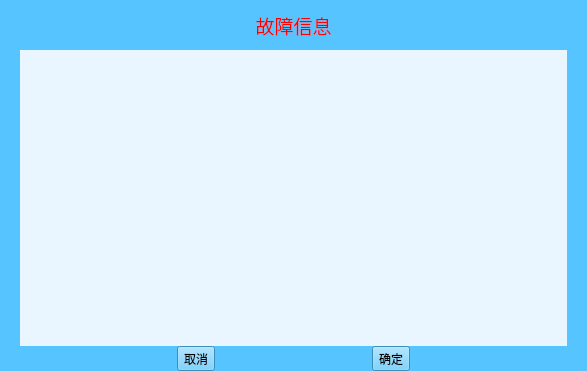
<?xml version="1.0" encoding="UTF-8"?>
<ui version="4.0">
 <class>FaultDialog</class>
 <widget class="QWidget" name="FaultDialog">
  <property name="geometry">
   <rect>
    <x>0</x>
    <y>0</y>
    <width>587</width>
    <height>371</height>
   </rect>
  </property>
  <property name="windowTitle">
   <string>Form</string>
  </property>
  <property name="styleSheet">
   <string notr="true">background-color: rgb(86, 197, 255);</string>
  </property>
  <layout class="QGridLayout" name="gridLayout">
   <property name="margin">
    <number>0</number>
   </property>
   <property name="spacing">
    <number>0</number>
   </property>
   <item row="1" column="2" colspan="5">
    <widget class="QTableView" name="tableView">
     <property name="sizePolicy">
      <sizepolicy hsizetype="Expanding" vsizetype="Expanding">
       <horstretch>0</horstretch>
       <verstretch>0</verstretch>
      </sizepolicy>
     </property>
     <property name="focusPolicy">
      <enum>Qt::NoFocus</enum>
     </property>
     <property name="styleSheet">
      <string notr="true">background:rgb(233,245,255);alternate-background-color: rgb(209,234,255);</string>
     </property>
     <property name="frameShape">
      <enum>QFrame::NoFrame</enum>
     </property>
     <property name="frameShadow">
      <enum>QFrame::Plain</enum>
     </property>
     <property name="editTriggers">
      <set>QAbstractItemView::NoEditTriggers</set>
     </property>
     <property name="alternatingRowColors">
      <bool>true</bool>
     </property>
     <property name="textElideMode">
      <enum>Qt::ElideNone</enum>
     </property>
     <attribute name="horizontalHeaderVisible">
      <bool>false</bool>
     </attribute>
     <attribute name="verticalHeaderVisible">
      <bool>false</bool>
     </attribute>
    </widget>
   </item>
   <item row="2" column="5">
    <widget class="QToolButton" name="tbtn_ok">
     <property name="text">
      <string>确定</string>
     </property>
     <property name="icon">
      <iconset resource="InverterController.qrc">
       <normaloff>:/images/okbutton.png</normaloff>:/images/okbutton.png</iconset>
     </property>
     <property name="iconSize">
      <size>
       <width>50</width>
       <height>50</height>
      </size>
     </property>
     <property name="toolButtonStyle">
      <enum>Qt::ToolButtonTextBesideIcon</enum>
     </property>
    </widget>
   </item>
   <item row="0" column="4">
    <widget class="QLabel" name="lb_title">
     <property name="sizePolicy">
      <sizepolicy hsizetype="Preferred" vsizetype="Preferred">
       <horstretch>0</horstretch>
       <verstretch>0</verstretch>
      </sizepolicy>
     </property>
     <property name="minimumSize">
      <size>
       <width>0</width>
       <height>50</height>
      </size>
     </property>
     <property name="font">
      <font>
       <pointsize>14</pointsize>
      </font>
     </property>
     <property name="styleSheet">
      <string notr="true">color: rgb(255, 0, 0);</string>
     </property>
     <property name="text">
      <string>故障信息</string>
     </property>
     <property name="alignment">
      <set>Qt::AlignCenter</set>
     </property>
    </widget>
   </item>
   <item row="1" column="7">
    <spacer name="horizontalSpacer_3">
     <property name="orientation">
      <enum>Qt::Horizontal</enum>
     </property>
     <property name="sizeType">
      <enum>QSizePolicy::Fixed</enum>
     </property>
     <property name="sizeHint" stdset="0">
      <size>
       <width>20</width>
       <height>20</height>
      </size>
     </property>
    </spacer>
   </item>
   <item row="2" column="6">
    <spacer name="horizontalSpacer">
     <property name="orientation">
      <enum>Qt::Horizontal</enum>
     </property>
     <property name="sizeType">
      <enum>QSizePolicy::Fixed</enum>
     </property>
     <property name="sizeHint" stdset="0">
      <size>
       <width>50</width>
       <height>10</height>
      </size>
     </property>
    </spacer>
   </item>
   <item row="1" column="0">
    <spacer name="horizontalSpacer_5">
     <property name="orientation">
      <enum>Qt::Horizontal</enum>
     </property>
     <property name="sizeType">
      <enum>QSizePolicy::Fixed</enum>
     </property>
     <property name="sizeHint" stdset="0">
      <size>
       <width>20</width>
       <height>20</height>
      </size>
     </property>
    </spacer>
   </item>
   <item row="2" column="3">
    <widget class="QToolButton" name="tbtn_cancel">
     <property name="text">
      <string>取消</string>
     </property>
     <property name="icon">
      <iconset resource="InverterController.qrc">
       <normaloff>:/images/error.png</normaloff>:/images/error.png</iconset>
     </property>
     <property name="iconSize">
      <size>
       <width>50</width>
       <height>50</height>
      </size>
     </property>
     <property name="toolButtonStyle">
      <enum>Qt::ToolButtonTextBesideIcon</enum>
     </property>
    </widget>
   </item>
   <item row="2" column="2">
    <spacer name="horizontalSpacer_2">
     <property name="orientation">
      <enum>Qt::Horizontal</enum>
     </property>
     <property name="sizeType">
      <enum>QSizePolicy::Fixed</enum>
     </property>
     <property name="sizeHint" stdset="0">
      <size>
       <width>50</width>
       <height>20</height>
      </size>
     </property>
    </spacer>
   </item>
  </layout>
 </widget>
 <resources>
  <include location="InverterController.qrc"/>
 </resources>
 <connections/>
</ui>
